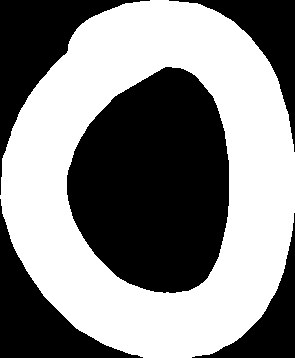
#> input picture model/alphabet/0/img001-021_character_1 - Copy.png, 295 x 358 px; its folder holds only this picture in this run
$ python genarate.py
#> lines starting #> are read from the running program, lines starting #| are printed output that depends on the picture; after the words box and inside, x2 and y2 are one past the last pixel; in counts of white or black regions, pixels touching at a corner belong together
#Generate dataset
import cv2
import csv
import glob

header  =["label"]
for i in range(0,784):
   header.append("pixel"+str(i))
with open('alphadigit.csv', 'a') as f:
   writer = csv.writer(f)
   writer.writerow(header)

for label in range(12):
   dirList = glob.glob("alphabet/"+str(label)+"/*.png")
#    dirList = glob.glob("data/"+str(label)+"/*.jpg")
   for img_path in dirList:
       im= cv2.imread(img_path)
#> im is the input picture: shape (358, 295, 3); 52.4% white; 5 black regions, box (x1, y1, x2, y2) and area: (67, 67, 229, 293) 27978, (0, 0, 150, 195) 7547, (0, 199, 143, 358) 6687, (169, 0, 295, 152) 4395, (192, 213, 295, 358) 3654
       im_gray = cv2.cvtColor(im,cv2.COLOR_BGR2GRAY)
       im_gray = cv2.GaussianBlur(im_gray,(15,15), 0)
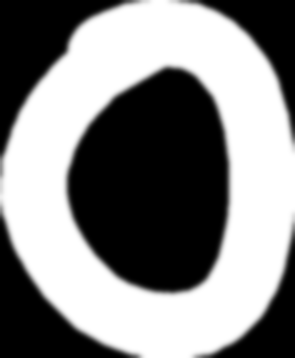
#> im_gray: shape (358, 295); min 0, max 255, mean 133.8
       roi= cv2.resize(im_gray,(28,28), interpolation=cv2.INTER_AREA)
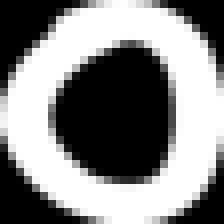
#> roi: shape (28, 28) (shown 8 times larger); min 0, max 255, mean 133.8

       data=[]
       data.append(label)
       rows, cols = roi.shape
#> rows = 28; cols = 28

       ## Fill the data array with pixels one by one.
       for i in range(rows):
           for j in range(cols):
               k =roi[i,j]
               if k>100:
                   k=1
               else:
                   k=0
               data.append(k)
#> after the loop, data = 785 values, max 1 at index 12, min 0 at index 0, mean 0.538
       with open('alphadigit.csv', 'a') as f:
           writer = csv.writer(f)
           writer.writerow(data)
#> pass 2 of the loop `for label in range(12):`:
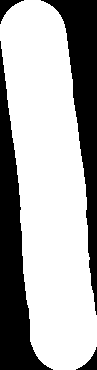
#> input picture model/alphabet/1/img002-027_character_1 - Copy (2).png, 97 x 370 px
#> im is the input picture: shape (370, 97, 3); 66.4% white; 4 black regions, box (x1, y1, x2, y2) and area: (0, 41, 53, 370) 6212, (41, 0, 97, 315) 5471, (0, 0, 24, 24) 205, (76, 347, 97, 370) 181
#> `im_gray = cv2.GaussianBlur(im_gray,(15,15), 0)`:
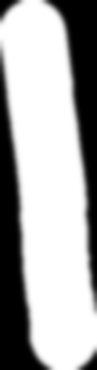
#> im_gray: shape (370, 97); min 0, max 255, mean 169.4
#> `roi= cv2.resize(im_gray,(28,28), interpolation=cv2.INTER_AREA)`:
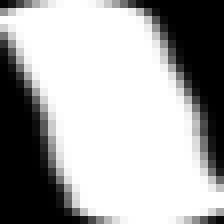
#> roi: shape (28, 28) (shown 8 times larger); min 0, max 255, mean 169.5
#> after the loop `for i in range(rows):`: data = 785 values, max 1 at index 0, min 0 at index 1, mean 0.687
